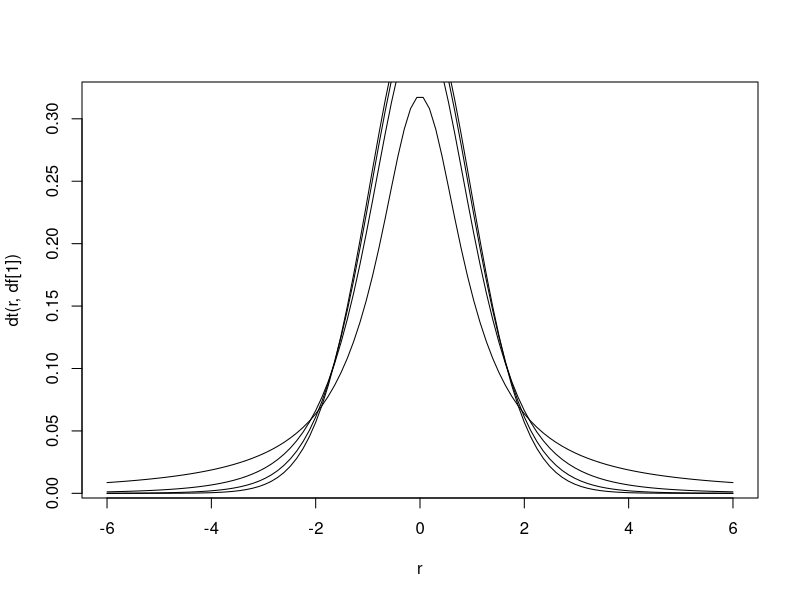

Write R code to recreate this figure.
r = seq(-6,6,length.out = 100);
print(r);
df = c(1,4,10,30);
plot(r,dt(r,df[1]),type = 'l');
for(i in 2:4){
lines(r,dt(r,df[i]));
}